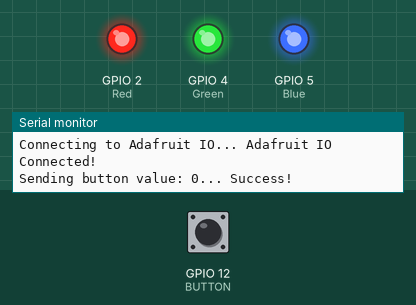
This sketch was run on a simulated ESP8266 (NodeMCU). Parts: output pins drawn as LEDs (lit = HIGH), the last lines printed to the serial monitor. Inputs (shaded band) come from the test bench; at power-on: GPIO 12 (BUTTON) HIGH. WiFi joins after 1.5 s; servers stay silent unless stated; no MQTT or app messages arrive unless stated.

Above: at 2.7 s.
2.8 s: GPIO 12 (BUTTON) pulled LOW for 0.15 s
At 3.2 s:
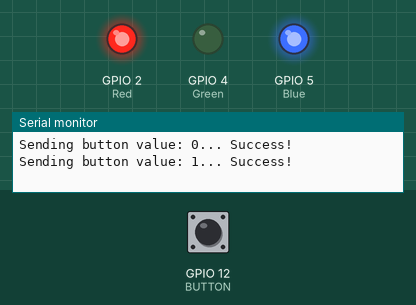
5.3 s: GPIO 12 (BUTTON) pulled LOW for 3.2 s
At 6.8 s:
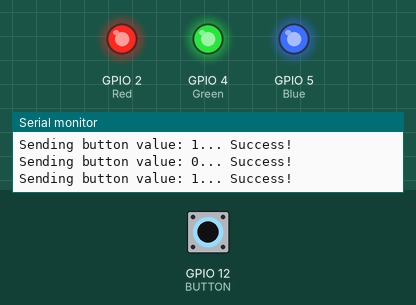
Timing chart, 0 to 10.5 s (numbered marks = the images above; inputs shaded):
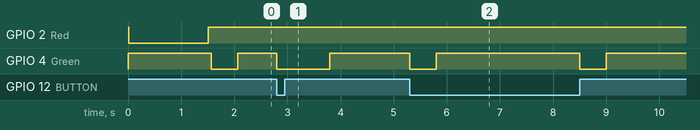

The sketch:

esp8266_simplebuttonAndLED_adafruitIO.ino
```cpp
/****************************************************/
#include <ESP8266WiFi.h>
#include "Adafruit_MQTT.h"
#include "Adafruit_MQTT_Client.h"

// function prototypes
void connect(void);

/****************************** Pins ******************************************/

#define BUTTON          12
#define Blue            5  // LED Color
#define Green            4  // LED Color
#define Red            2  // LED Color

/************************* WiFi Access Point *********************************/

#define WLAN_SSID       "Paris_2.4"
#define WLAN_PASS       "Rh3ttAndP3rcy"

/************************* Adafruit.io Setup *********************************/

#define AIO_SERVER      "io.adafruit.com"
#define AIO_SERVERPORT  1883
#define AIO_USERNAME    "matthewf01"
#define AIO_KEY         "3d4eb4b0df734139a771f6289b1461f9"

/************ Global State (you don't need to change this!) ******************/

// Create an ESP8266 WiFiClient class to connect to the MQTT server.
WiFiClient client;

// Store the MQTT server, client ID, username, and password in flash memory.
// This is required for using the Adafruit MQTT library.
const char MQTT_SERVER[] PROGMEM    = AIO_SERVER;
// Set a unique MQTT client ID using the AIO key + the date and time the sketch
// was compiled (so this should be unique across multiple devices for a user,
// alternatively you can manually set this to a GUID or other random value).
const char MQTT_CLIENTID[] PROGMEM  = __TIME__ AIO_USERNAME;
const char MQTT_USERNAME[] PROGMEM  = AIO_USERNAME;
const char MQTT_PASSWORD[] PROGMEM  = AIO_KEY;

// Setup the MQTT client class by passing in the WiFi client and MQTT server and login details.
Adafruit_MQTT_Client mqtt(&client, MQTT_SERVER, AIO_SERVERPORT, MQTT_CLIENTID, MQTT_USERNAME, MQTT_PASSWORD);/****************************** Feeds ***************************************/

/****************************** Feeds ***************************************/

// Setup a feed called 'food-state' for subscribing to changes.
// Notice MQTT paths for AIO follow the form: <username>/feeds/<feedname>
const char AssistiveCallButtons_FEED[] PROGMEM = AIO_USERNAME "/feeds/food-state";
Adafruit_MQTT_Subscribe AssistiveCallButtons = Adafruit_MQTT_Subscribe(&mqtt, AssistiveCallButtons_FEED);


// Setup a feed called 'food-state' for publishing changes.
// Notice MQTT paths for AIO follow the form: <username>/feeds/<feedname>
const char BUTTON_FEED[] PROGMEM = AIO_USERNAME "/feeds/food-state";
Adafruit_MQTT_Publish button = Adafruit_MQTT_Publish(&mqtt, BUTTON_FEED);

/*************************** Sketch Code ************************************/

// button state
int current = 0;
int last = -1;

void setup() {

  // set button pin as an input
  pinMode(BUTTON, INPUT_PULLUP);

  // set power switch tail pin as an output
  pinMode(Blue, OUTPUT);
  pinMode(Green, OUTPUT);
  pinMode(Red, OUTPUT);

  digitalWrite(Red, HIGH);
  digitalWrite(Blue, HIGH);
  digitalWrite(Green, HIGH);

  Serial.begin(115200);

  Serial.println(F("Lunch Button"));

  // Connect to WiFi access point.
  Serial.println(); Serial.println();
  delay(10);
  Serial.print(F("Connecting to "));
  Serial.println(WLAN_SSID);

  WiFi.begin(WLAN_SSID, WLAN_PASS);
  while (WiFi.status() != WL_CONNECTED) {
    digitalWrite(Red, LOW);
    delay(500);
    digitalWrite(Red, HIGH);
    Serial.print(F("."));
  }
  Serial.println();

  Serial.println(F("WiFi connected"));
  Serial.println(F("IP address: "));
  Serial.println(WiFi.localIP());

  // connect to adafruit io
  connect();

}

void loop() {

  // ping adafruit io a few times to make sure we remain connected
  if(! mqtt.ping(3)) {
    // reconnect to adafruit io
    if(! mqtt.connected())
      connect();
  }

  // grab the current state of the button
  current = digitalRead(BUTTON);

  // return if the value hasn't changed
  if(current == last)
    return;

  int32_t value = (current == LOW ? 1 : 0);

  // Now we can publish stuff!
  Serial.print(F("\nSending button value: "));
  Serial.print(value);
  Serial.print("... ");

  if (! button.publish(value))
    {
    Serial.println(F("Failed."));
    digitalWrite(Red,LOW);
    delay(500);
    digitalWrite(Red,HIGH);
    }
  else
    {
    Serial.println(F("Success!"));
    digitalWrite(Green, LOW);
    delay(500);
    digitalWrite(Green, HIGH);
    }
  // save the button state
  last = current;

}

// connect to adafruit io via MQTT
void connect() {

  Serial.print(F("Connecting to Adafruit IO... "));

  int8_t ret;

  while ((ret = mqtt.connect()) != 0) {

    switch (ret) {
      case 1: Serial.println(F("Wrong protocol")); break;
      case 2: Serial.println(F("ID rejected")); break;
      case 3: Serial.println(F("Server unavail")); break;
      case 4: Serial.println(F("Bad user/pass")); break;
      case 5: Serial.println(F("Not authed")); break;
      case 6: Serial.println(F("Failed to subscribe")); break;
      default: Serial.println(F("Connection failed")); break;
    }

    if(ret >= 0)
      mqtt.disconnect();

    Serial.println(F("Retrying connection..."));
    digitalWrite(Red, LOW);
    delay(500);
    digitalWrite(Red, HIGH);
    delay(4500);

  }

  Serial.println(F("Adafruit IO Connected!"));

}
```

Measured:
- after the input at 2.8 s, GPIO 4 (Green): HIGH → LOW at once, → HIGH 1.0 s later
- after the input at 5.3 s, GPIO 4 (Green): alternates HIGH for 2.7 s and LOW for 0.50 s, 4 changes in all, then stays HIGH, starting at once
